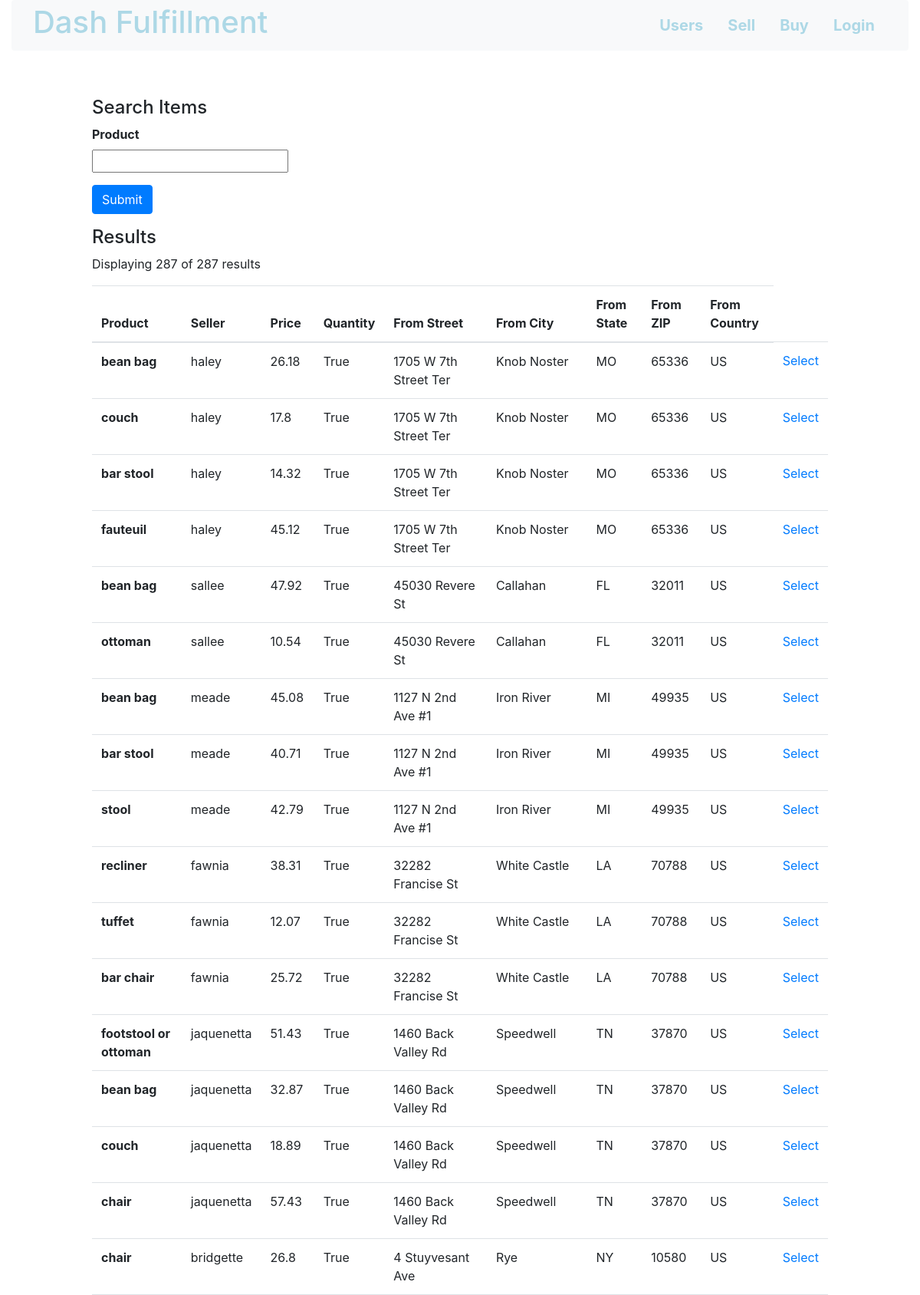
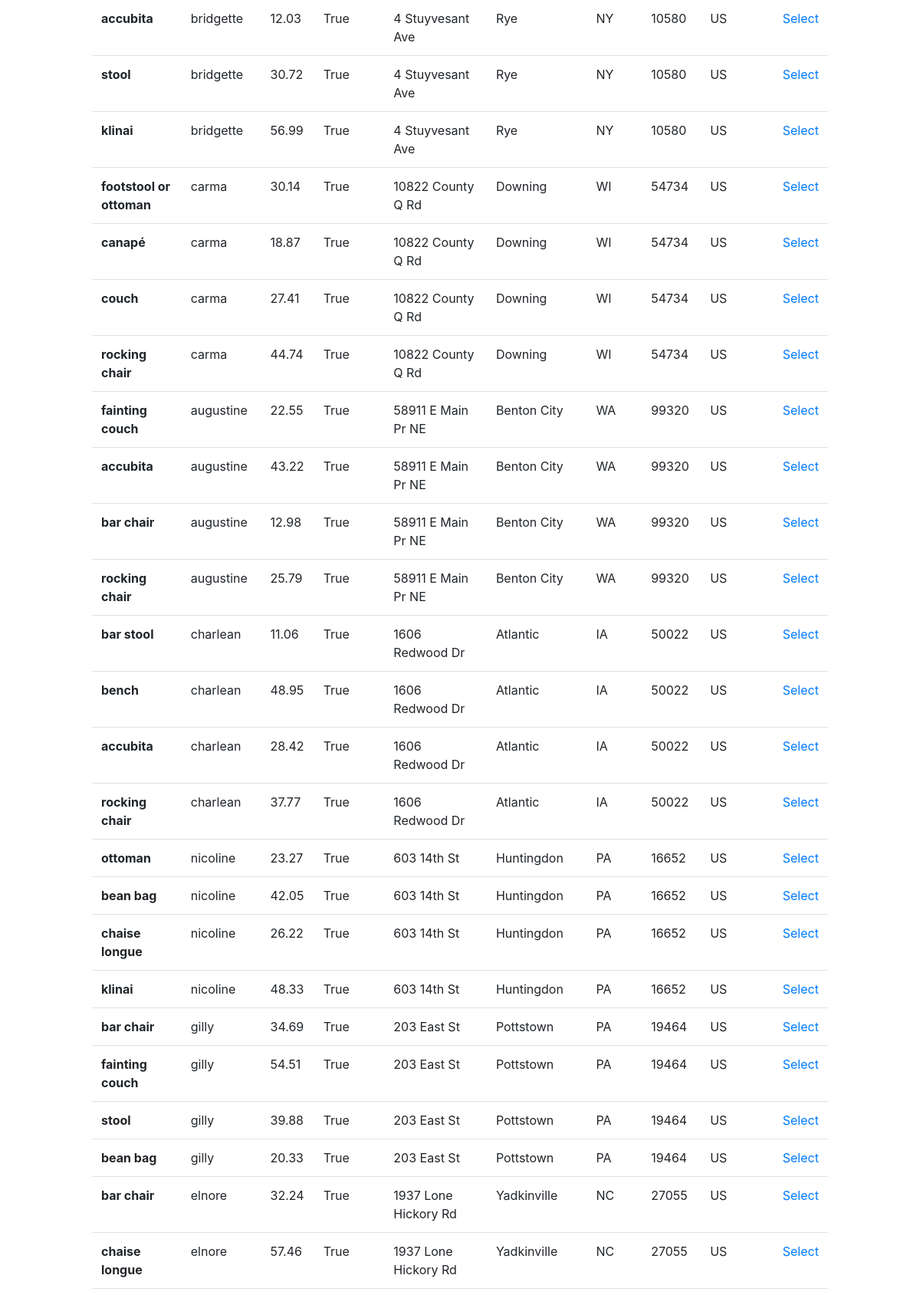
/buy (upper part), run on the app's committed database (2 pictures, top to bottom).
### db_creator.py (models this page shows)
class Item(Base):
    __tablename__ = "items"
    id = Column(Integer, primary_key=True)
    product_id = Column(Integer, ForeignKey('products.id'))
    product = Column(String)
    seller_id = Column(Integer, ForeignKey('users.id'))
    seller = Column(String)
    price = Column(Float)
    quantity = Column(Boolean)

class User(Base):
    __tablename__ = "users"
    id = Column(Integer, primary_key=True)
    name = Column(String)
    street = Column(String)
    city = Column(String)
    state = Column(String)
    zip = Column(String)
    country = Column(String)
    user_type = Column(String)
    items = relationship('Item', backref='User',
        cascade='all, delete-orphan', lazy='dynamic')

### main.py (the view)
@app.route('/buy', methods=['GET', 'POST'])
def buy(top_n=20):
    search = ItemSearchForm(request.form)
    if request.method == 'POST':
        results = []
        search_string = search.data['search']
        if search_string:
            qry = join_item_seller(db_session).filter(
                    Item.product.contains(search_string))
            all_results = qry.all()
            results = get_top_items_by_price(all_results, top_n=top_n)
        else:
            results = all_results = join_item_seller(db_session).all()
        if not results:
            flash('No items found!')
            return redirect('/buy')
    else:
        results = all_results = join_item_seller(db_session).all()
    return render_template('buy.html', items=results, form=search,
        top_results=len(results), total_results=len(all_results))

### forms.py
class ItemSearchForm(Form):
    search = StringField('Product')

### main.py (called while the page is built)
def join_item_seller(db_session):
    return db_session.query(Item).\
        join(User, User.id==Item.seller_id).\
        with_entities(Item.id, Item.product,
            Item.seller, Item.price, Item.quantity,
            User.street.label('street'), User.city.label('city'),
            User.state.label('state'), User.zip.label('zip'),
            User.country.label('country'))

### templates/buy.html (shortened to what this page needs)
<!DOCTYPE html>
<html lang="en" dir="ltr">
  <head>
  </head>
  <body>
    {% extends "template.html" %}
    {% block content %}
    <div class="info" style="padding-left: 10%; padding-right: 10%; padding-top : 5%; padding-bottom : 5%;">
    <h4>Search Items</h4>
    {% from "_formhelpers.html" import render_field %}
    <form method=post>
      <dl>
        {{ render_field(form.search) }}
      </dl>
      <p><button class="btn btn-primary" type="submit">Submit</button>
    </form>
    <h4>Results</h4>
    <p>Displaying {{ top_results }} of {{ total_results }} results</p>
    <div class="table-responsive">
        <table class="table" id="items">
            <thead>
                <tr>
                    <th scope="col">Product</th>
                    <th scope="col">Seller</th>
                    <th scope="col">Price</th>
                    <th scope="col">Quantity</th>
                    <th scope="col">From Street</th>
                    <th scope="col">From City</th>
                    <th scope="col">From State</th>
                    <th scope="col">From ZIP</th>
                    <th scope="col">From Country</th>
                </tr>
            </thead>
            <tbody>
            {% for item in items %}
                <tr id={{ item.id }}>
                    <th scope="row">{{ item.product }}</th>
                    <td> {{ item.seller }} </td>
                    <td> {{ item.price }} </td>
                    <td> {{ item.quantity }} </td>
                    <td> {{ item.street }} </td>
                    <td> {{ item.city }} </td>
                    <td> {{ item.state }} </td>
                    <td> {{ item.zip }} </td>
                    <td> {{ item.country }} </td>
                    <td> <a href="/buy/{{ item.id }}">Select</a> </td>
                </tr>
            {% endfor %}
            </tbody>
        </table>
    </div>
    </div>
    {% endblock %}

### data on the page
Item: product "bean bag", seller "haley", price "26.18", quantity "True", street "1705 W 7th Street Ter", city "Knob Noster", state "MO", zip "65336", country "US"
Item: product "couch", seller "haley", price "17.8", quantity "True", street "1705 W 7th Street Ter", city "Knob Noster", state "MO", zip "65336", country "US"
Item: product "bar stool", seller "haley", price "14.32", quantity "True", street "1705 W 7th Street Ter", city "Knob Noster", state "MO", zip "65336", country "US"
Item: product "fauteuil", seller "haley", price "45.12", quantity "True", street "1705 W 7th Street Ter", city "Knob Noster", state "MO", zip "65336", country "US"
Item: product "bean bag", seller "sallee", price "47.92", quantity "True", street "45030 Revere St", city "Callahan", state "FL", zip "32011", country "US"
Item: product "ottoman", seller "sallee", price "10.54", quantity "True", street "45030 Revere St", city "Callahan", state "FL", zip "32011", country "US"
Item: product "bean bag", seller "meade", price "45.08", quantity "True", street "1127 N 2nd Ave #1", city "Iron River", state "MI", zip "49935", country "US"
Item: product "bar stool", seller "meade", price "40.71", quantity "True", street "1127 N 2nd Ave #1", city "Iron River", state "MI", zip "49935", country "US"
Item: product "stool", seller "meade", price "42.79", quantity "True", street "1127 N 2nd Ave #1", city "Iron River", state "MI", zip "49935", country "US"
Item: product "recliner", seller "fawnia", price "38.31", quantity "True", street "32282 Francise St", city "White Castle", state "LA", zip "70788", country "US"
Item: product "tuffet", seller "fawnia", price "12.07", quantity "True", street "32282 Francise St", city "White Castle", state "LA", zip "70788", country "US"
Item: product "bar chair", seller "fawnia", price "25.72", quantity "True", street "32282 Francise St", city "White Castle", state "LA", zip "70788", country "US"
Item: product "footstool or ottoman", seller "jaquenetta", price "51.43", quantity "True", street "1460 Back Valley Rd", city "Speedwell", state "TN", zip "37870", country "US"
Item: product "bean bag", seller "jaquenetta", price "32.87", quantity "True", street "1460 Back Valley Rd", city "Speedwell", state "TN", zip "37870", country "US"
Item: product "couch", seller "jaquenetta", price "18.89", quantity "True", street "1460 Back Valley Rd", city "Speedwell", state "TN", zip "37870", country "US"
Item: product "chair", seller "jaquenetta", price "57.43", quantity "True", street "1460 Back Valley Rd", city "Speedwell", state "TN", zip "37870", country "US"
Item: product "chair", seller "bridgette", price "26.8", quantity "True", street "4 Stuyvesant Ave", city "Rye", state "NY", zip "10580", country "US"
Item: product "accubita", seller "bridgette", price "12.03", quantity "True", street "4 Stuyvesant Ave", city "Rye", state "NY", zip "10580", country "US"
Item: product "stool", seller "bridgette", price "30.72", quantity "True", street "4 Stuyvesant Ave", city "Rye", state "NY", zip "10580", country "US"
Item: product "klinai", seller "bridgette", price "56.99", quantity "True", street "4 Stuyvesant Ave", city "Rye", state "NY", zip "10580", country "US"
Item: product "footstool or ottoman", seller "carma", price "30.14", quantity "True", street "10822 County Q Rd", city "Downing", state "WI", zip "54734", country "US"
Item: product "canapé", seller "carma", price "18.87", quantity "True", street "10822 County Q Rd", city "Downing", state "WI", zip "54734", country "US"
Item: product "couch", seller "carma", price "27.41", quantity "True", street "10822 County Q Rd", city "Downing", state "WI", zip "54734", country "US"
Item: product "rocking chair", seller "carma", price "44.74", quantity "True", street "10822 County Q Rd", city "Downing", state "WI", zip "54734", country "US"
Item: product "fainting couch", seller "augustine", price "22.55", quantity "True", street "58911 E Main Pr NE", city "Benton City", state "WA", zip "99320", country "US"
Item: product "accubita", seller "augustine", price "43.22", quantity "True", street "58911 E Main Pr NE", city "Benton City", state "WA", zip "99320", country "US"
Item: product "bar chair", seller "augustine", price "12.98", quantity "True", street "58911 E Main Pr NE", city "Benton City", state "WA", zip "99320", country "US"
Item: product "rocking chair", seller "augustine", price "25.79", quantity "True", street "58911 E Main Pr NE", city "Benton City", state "WA", zip "99320", country "US"
Item: product "bar stool", seller "charlean", price "11.06", quantity "True", street "1606 Redwood Dr", city "Atlantic", state "IA", zip "50022", country "US"
Item: product "bench", seller "charlean", price "48.95", quantity "True", street "1606 Redwood Dr", city "Atlantic", state "IA", zip "50022", country "US"
Item: product "accubita", seller "charlean", price "28.42", quantity "True", street "1606 Redwood Dr", city "Atlantic", state "IA", zip "50022", country "US"
Item: product "rocking chair", seller "charlean", price "37.77", quantity "True", street "1606 Redwood Dr", city "Atlantic", state "IA", zip "50022", country "US"
Item: product "ottoman", seller "nicoline", price "23.27", quantity "True", street "603 14th St", city "Huntingdon", state "PA", zip "16652", country "US"
Item: product "bean bag", seller "nicoline", price "42.05", quantity "True", street "603 14th St", city "Huntingdon", state "PA", zip "16652", country "US"
Item: product "chaise longue", seller "nicoline", price "26.22", quantity "True", street "603 14th St", city "Huntingdon", state "PA", zip "16652", country "US"
Item: product "klinai", seller "nicoline", price "48.33", quantity "True", street "603 14th St", city "Huntingdon", state "PA", zip "16652", country "US"
Item: product "bar chair", seller "gilly", price "34.69", quantity "True", street "203 East St", city "Pottstown", state "PA", zip "19464", country "US"
Item: product "fainting couch", seller "gilly", price "54.51", quantity "True", street "203 East St", city "Pottstown", state "PA", zip "19464", country "US"
Item: product "stool", seller "gilly", price "39.88", quantity "True", street "203 East St", city "Pottstown", state "PA", zip "19464", country "US"
Item: product "bean bag", seller "gilly", price "20.33", quantity "True", street "203 East St", city "Pottstown", state "PA", zip "19464", country "US"
Item: product "bar chair", seller "elnore", price "32.24", quantity "True", street "1937 Lone Hickory Rd", city "Yadkinville", state "NC", zip "27055", country "US"
Item: product "chaise longue", seller "elnore", price "57.46", quantity "True", street "1937 Lone Hickory Rd", city "Yadkinville", state "NC", zip "27055", country "US"

### other printed values
{{ field.label }} "Product"
{{ top_results }} "287"
{{ total_results }} "287"
